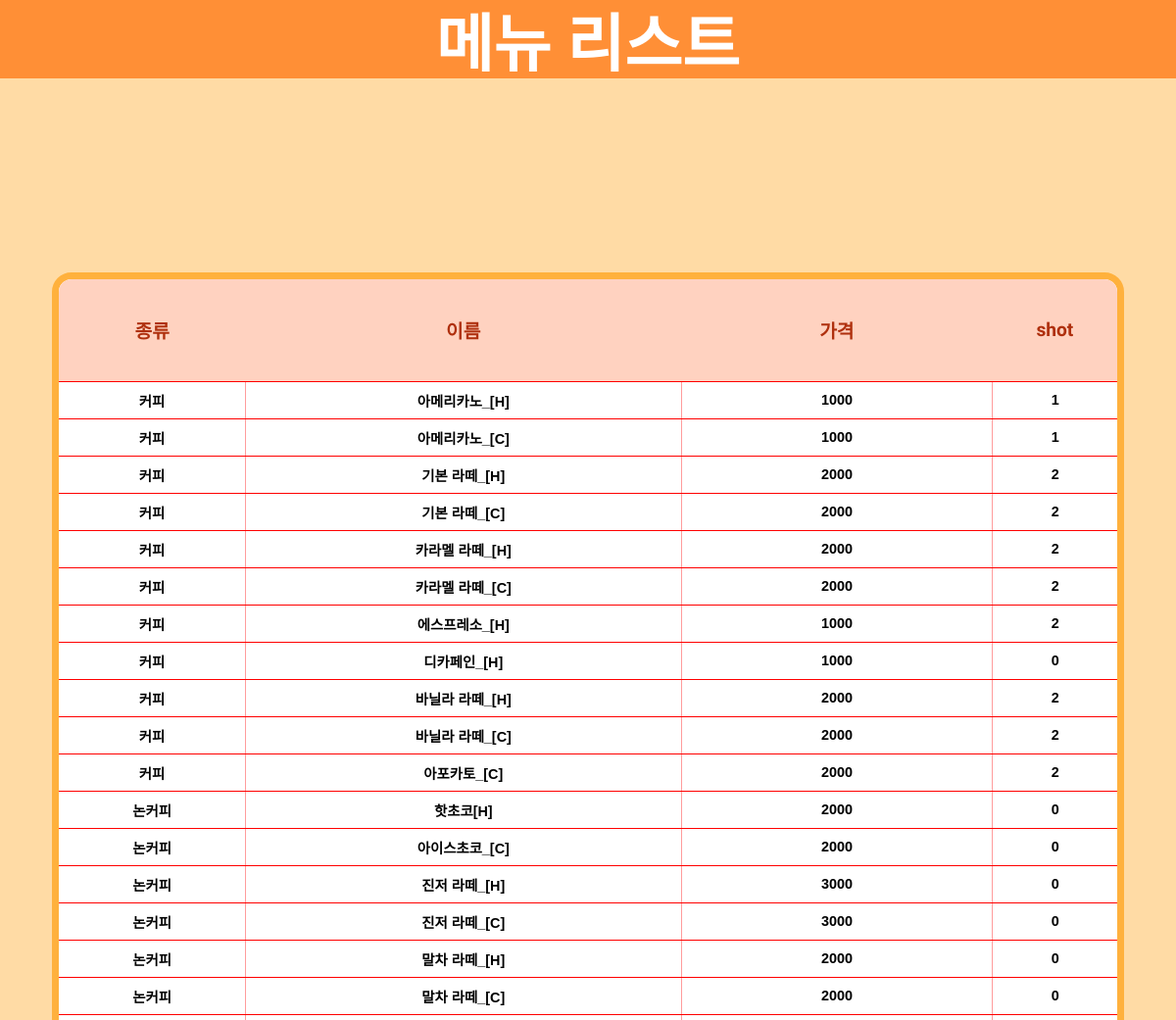
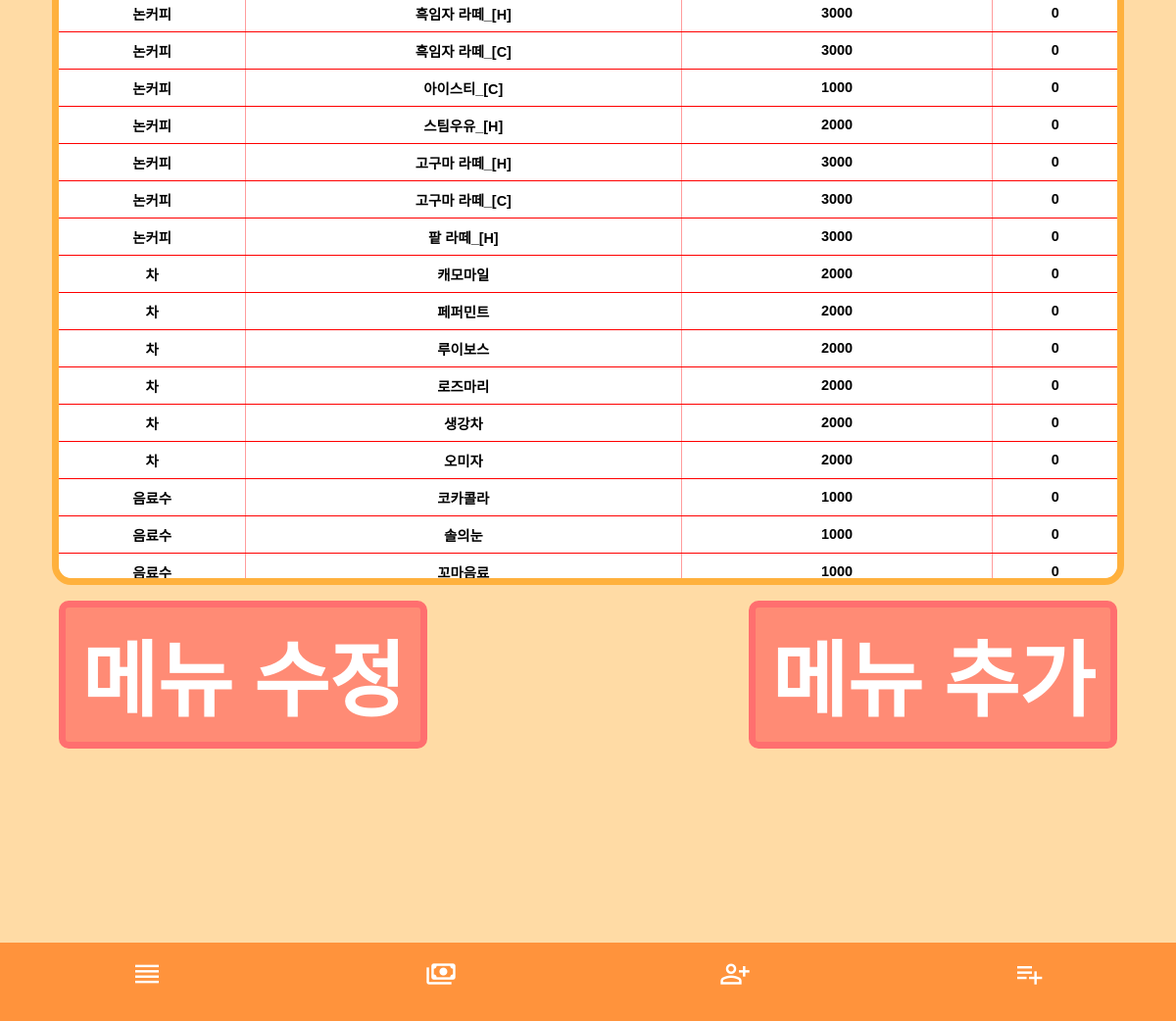
Screenshot of /Menu_list/ with the database file from the repository (2 pictures, top to bottom).
### main/models.py (models this page shows, shortened)
class CafeMenu(models.Model):
    category = models.CharField(max_length=255)
    deg = models.CharField(max_length=255)
    en = models.CharField(max_length=255)
    name = models.CharField(max_length=255)
    price = models.DecimalField(max_digits=10, decimal_places=0)
    img = models.CharField(max_length=255)
    options = models.CharField(max_length=255, default='')
    shot = models.DecimalField(max_digits=10, decimal_places=0, null=True)
    deg_num = models.DecimalField(max_digits=10, decimal_places=0, null=True)

### main/views.py (the view)
# urls.py: path('Menu_list/', MenuList.as_view()),
class MenuList(APIView):
    def get(self, request):
        today = timezone.now().date()
        menu_list = CafeMenu.objects.all().order_by('id')
        cafeoption = CafeOption.objects.all()
        context = {
            'today': today,
            'menu_list': menu_list,
            'cafeoption': cafeoption,
        }
        return render(request, 'main/menu_list.html', context)

### templates/main/menu_list.html (shortened to what this page needs)
<!DOCTYPE html>
<html lang="en">
<head>
    {% load static %}
    {% load humanize %}
    <link rel="stylesheet" type="text/css" href="{% static 'menu_list/menu_list.css' %}">
</head>
<body>
<div class="header">
    <div class="order-waiting-num">메뉴 리스트</div>
</div>
<div class="menu-list-content">
    <div class="menu-list-container-view">
        <table>
            <thead>
            <tr>
                <th>종류</th>
                <th>이름</th>
                <th>가격</th>
                <th>shot</th>
            </tr>
            </thead>
            <tbody>
            {% for list in menu_list %}
            <tr>
                <td class="menu-category">
                    {{ list.category }}
                </td>
                <td class="menu-name">
                    {{ list.name }}
                </td>
                <td class="menu-price">
                    {{ list.price }}
                </td>
                <td class="menu-shot">
                    {{ list.shot }}
                </td>
            </tr>
            {% endfor %}
            </tbody>
        </table>
    </div>
    <div class="menu-main-select-btn">
        <div class="select-btn edit-btn" onclick="menu_edit()">메뉴 수정</div>
        <div class="select-btn add-btn" onclick="menu_add()">메뉴 추가</div>
    </div>
</div>
</body>
<footer>
    <a class="material-symbols-outlined footer-icon" href="/manager" style="text-decoration: none;">reorder</a>
    <a class="material-symbols-outlined footer-icon" href="/PointExamine">payments</a>
    <a class="material-symbols-outlined footer-icon" href="/Client_list">person_add</a>
    <a class="material-symbols-outlined footer-icon" href="/Menu_list">playlist_add</a>
</footer>
</html>

### static/menu_list/menu_list.css (style rules this page uses)
html { background-color: #ffdba5; }
:root { --font-googleTitan_One: 'Titan_One', cursive; --font-googleNanum_Pen_Script: 'Nanum_Pen_Script', cursive; --font-googleSingle_Day: 'Single_Day', cursive; --font-googleGamja_Flower: 'Gamja_Flower', cursive; --font-googleDongle-Bold: 'Dongle-Bold', cursive; --font-googleDongle-Light: 'Dongle-Bold', cursive; --font-googleDongle-Regular: 'Dongle-Bold', cursive; }
body { font-family: Arial, sans-serif; margin: 0; padding: 0; }
.header { position: fixed; display: flex; flex-direction: row; justify-content: space-around; align-items: center; width: 100%; height: 5rem; background-color: #ff8f36; font-family: 'Dongle', sans-serif; }
.order-waiting-num { font-size: 2rem; font-weight: 600; color: white; scale: 2; }
.menu-list-content { position: absolute; top: 5rem; display: flex; flex-direction: column; justify-content: center; align-items: center; width: 100%; height: calc(100% - 10rem); z-index: 2; transition: transform 0.5s ease-in-out, opacity 0.3s ease-in-out; }
.menu-list-container-view { display: flex; flex-direction: column; justify-content: start; align-items: start; width: 90%; height: 70%; border: 7px solid rgb(255, 177, 61); border-radius: 20px; background-color: white; font-size: 1.5rem; font-weight: 600; font-family: 'Gamja Flower', sans-serif; color: #4d2107; transition: transform 0.5s ease-in-out, opacity 0.3s ease-in-out; overflow: scroll; }
table { width: 100%; border-collapse: collapse; color: black; }
thead { height: 5vh; font-family: "Gowun Dodum", sans-serif; }
thead th { position: sticky; top: 0; background-color: #ffd2c0; z-index: 1; font-family: 'Gamja Flower', sans-serif; font-size: 1.2rem; font-weight: 600; color: #af300e; }
th, td { text-align: center; padding: 8px 0; border-bottom: 1px solid #ff0000; font-size: 0.9rem; font-weight: 600; font-family: "Gowun Dodum", sans-serif; font-style: normal; }
th { background-color: #f2f2f2; }
td:not(:last-child) { border-right: 1px solid #ff9c9c; }
.menu-category { width: 15vw; }
.menu-name { width: 35vw; }
.menu-price { width: 25vw; }
.menu-shot { width: 10vw; }
.menu-main-select-btn { display: flex; flex-direction: row; justify-content: space-between; align-items: center; width: 90%; margin-top: 1rem; }
.select-btn { display: flex; flex-direction: row; justify-content: center; align-items: center; border-radius: 10px; border: #ff6f6f 7px solid; padding: 0.5rem 1rem; background-color: #ff8b75; color: white; font-size: 7vw; font-weight: 600; font-family: 'Gamja Flower', sans-serif; }
footer { display: flex; flex-direction: row; justify-content: space-around; align-items: start; background-color: #ff933c; color: #faeed8; position: fixed; bottom: 0; width: 100%; height: 5rem; }
.footer-icon { margin-top: 1rem; font-size: 2rem !important; text-decoration: none; color: white; }

### rows the page displays
CafeMenu: category "커피", name "아메리카노_[H]", price "1000", shot "1"
CafeMenu: category "커피", name "아메리카노_[C]", price "1000", shot "1"
CafeMenu: category "커피", name "기본 라떼_[H]", price "2000", shot "2"
CafeMenu: category "커피", name "기본 라떼_[C]", price "2000", shot "2"
CafeMenu: category "커피", name "카라멜 라떼_[H]", price "2000", shot "2"
CafeMenu: category "커피", name "카라멜 라떼_[C]", price "2000", shot "2"
CafeMenu: category "커피", name "에스프레소_[H]", price "1000", shot "2"
CafeMenu: category "커피", name "디카페인_[H]", price "1000", shot "0"
CafeMenu: category "커피", name "바닐라 라떼_[H]", price "2000", shot "2"
CafeMenu: category "커피", name "바닐라 라떼_[C]", price "2000", shot "2"
CafeMenu: category "커피", name "아포카토_[C]", price "2000", shot "2"
CafeMenu: category "논커피", name "핫초코[H]", price "2000", shot "0"
CafeMenu: category "논커피", name "아이스초코_[C]", price "2000", shot "0"
CafeMenu: category "논커피", name "진저 라떼_[H]", price "3000", shot "0"
CafeMenu: category "논커피", name "진저 라떼_[C]", price "3000", shot "0"
CafeMenu: category "논커피", name "말차 라떼_[H]", price "2000", shot "0"
CafeMenu: category "논커피", name "말차 라떼_[C]", price "2000", shot "0"
CafeMenu: category "논커피", name "흑임자 라떼_[H]", price "3000", shot "0"
CafeMenu: category "논커피", name "흑임자 라떼_[C]", price "3000", shot "0"
CafeMenu: category "논커피", name "아이스티_[C]", price "1000", shot "0"
CafeMenu: category "논커피", name "스팀우유_[H]", price "2000", shot "0"
CafeMenu: category "논커피", name "고구마 라떼_[H]", price "3000", shot "0"
CafeMenu: category "논커피", name "고구마 라떼_[C]", price "3000", shot "0"
CafeMenu: category "논커피", name "팥 라떼_[H]", price "3000", shot "0"
CafeMenu: category "차", name "캐모마일", price "2000", shot "0"
CafeMenu: category "차", name "페퍼민트", price "2000", shot "0"
CafeMenu: category "차", name "루이보스", price "2000", shot "0"
CafeMenu: category "차", name "로즈마리", price "2000", shot "0"
CafeMenu: category "차", name "생강차", price "2000", shot "0"
CafeMenu: category "차", name "오미자", price "2000", shot "0"
CafeMenu: category "음료수", name "코카콜라", price "1000", shot "0"
CafeMenu: category "음료수", name "솔의눈", price "1000", shot "0"
CafeMenu: category "음료수", name "꼬마음료", price "1000", shot "0"
